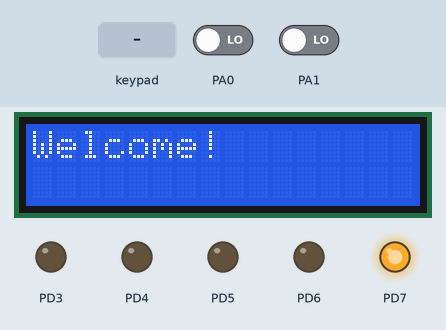
This program was run on a simulated ATmega32, built with avr-gcc and emulated at 16 MHz. Shown: 16×2 character LCD, output pins drawn as LEDs (lit = HIGH). Wiring (inferred from the names in the program): character LCD (HD44780): RS PA5; R/W PA6; E PA7; data PB0, PB1, PB2, PB3, PB4, PB5, PB6, PB7. Wiring (inferred from the signals the program sends): 4×4 keypad with keys 7 4 1 . 8 5 2 0 9 6 3 E P O D C: rows PC4, PC5, PC6, PC7; columns PC0, PC1, PC2, PC3. The test bench sets the inputs (shaded band); at power-on: PA0 LOW, PA1 LOW. Pins used as bus, display or sensor lines are not drawn.

Above: at 1.2 s.
1.3 s: key '7' pressed
At 1.7 s:
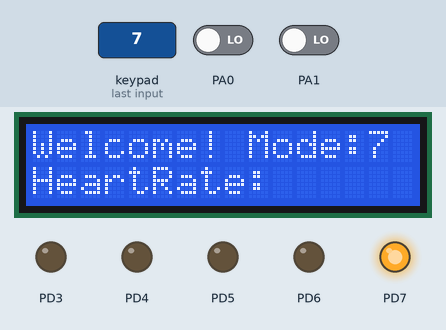
Timing chart, 0 to 4.3 s (numbered marks = the images above; inputs shaded):
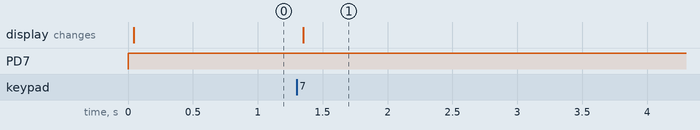

Measured:
- after the input at 1.3 s, the display: changes after 0.05 s (image 1)

The program:

main.c
```c
/*
 * PIR.c
 *
 * Created: 5/12/2022 11:27:44 PM
 * Author : DELL
 */

#define F_CPU 16000000UL
#include <avr/interrupt.h>
#include <avr/io.h>
#include <util/delay.h>


#define LED_OUTPUT		PORTB
#include <string.h>
#include <stdlib.h>
#include "LCD_16x2_H_file.h"	/* Include LCD header file */
#include "Keypad.h"
#include "bluetooth.h"
#include "Pir_DC.h"

int main(void)
{  /* char *string;*/

DDRA &= (0<<PA0);	/* Set the PIR port as input port */
DDRA &= (0<<PA1);
DDRD=0xF8;
TCCR2 = (1 << WGM00) | (1 << WGM01) | (1 << COM01) | (1 << CS00);
OCR2 = 255;

    USART_Init(9600);					/* initialize USART with 9600 baud rate */

	//DDRB = 0xff;	/* Set the LED port as output port */
		LCD_Init();
   LCD_String_xy(1, 0, "Welcome! ");
	char x='?';

	while(1){
	 x=keySearch();
	 if(x!='?'){
		break;
	 }

	 }

	//dtostrf(x, 1, 0, string);
	LCD_String_xy(1, 9, "Mode:");
	LCD_Char(x);
	/*LCD_String_xy(1, 14, string);*/

	while(1)
	{
		pir_DC();
		blueTooth();

	}

}
```

Pir_DC.c
```c
/*
 * Pir_DC.c
 *
 * Created: 5/21/2022 11:54:28 PM
 *  Author: Ekanayaka
 */
//import pir and dc motor header file
#include "Pir_DC.h"
void pir_DC(){
	/*DDRA &= (0<<PA0);	/ * Set the PIR port as input port * /
	DDRA &= (0<<PA1);
	DDRD=0xF8;
	TCCR2 = (1 << WGM00) | (1 << WGM01) | (1 << COM01) | (1 << CS00);
	OCR2 = 200;*/

	if (PIR1_Input &(1<<PA0))
	{
		PORTD = 0x28;
		while(PIR1_Input &(1<<PA0));
		PORTD = 0x00;


	}else if(PIR2_Input &(1<<PA1))
	{
		PORTD = 0x50;
		while(PIR2_Input &(1<<PA1));
		PORTD = 0x00;
	}

}
```

Pir_DC.h
```c
/*
 * Pir_DC.h
 *
 * Created: 5/21/2022 11:55:57 PM
 *  Author: Ekanayaka
 */


#ifndef PIR_DC_H_
#define PIR_DC_H_
#define F_CPU 16000000UL
#include <avr/interrupt.h>
#include <avr/io.h>
#define PIR1_Input		PINA
#define PIR2_Input		PINA


void pir_DC();


#endif /* PIR_DC_H_ */
```

USART_RS232_H_file.c
```c
/*
 * USART_RS232_H_file.c
 *
 * Created: 5/22/2022 12:57:02 AM
 *  Author: Ekanayaka
 */
#include "USART_RS232_H_file.h"						/* Include USART header file */

void USART_Init(unsigned long BAUDRATE)				/* USART initialize function */
{
	UCSRB |= (1 << RXEN) | (1 << TXEN);				/* Enable USART transmitter and receiver */
	UCSRC |= (1 << URSEL)| (1 << UCSZ0) | (1 << UCSZ1);	/* Write USCRC for 8 bit data and 1 stop bit */
	UBRRL = BAUD_PRESCALE;							/* Load UBRRL with lower 8 bit of prescale value */
	UBRRH = (BAUD_PRESCALE >> 8);					/* Load UBRRH with upper 8 bit of prescale value */
}

char USART_RxFloat()									/* Data receiving function */
{
	while( (UCSRA & (1 << RXC)) == 0 );
	return(UDR);									/* Get and return received data */
}
char* USART_RecieveFloat()					/* Send string of USART data function */
{
	static char str[10];
	char num;
	while (USART_RxFloat() != 255);
	for (char i = 0; i < 10; i++)
	{
		if(num = USART_RxFloat())
		str[i] = num;
		if(num == '\0')
		break;
	}
	return str;
}
/*
char* receiveStringFromNode(){
	static char str[STRING_SIZE];
	char num;
	while (UART_RxChar() != 255);
	for (char i = 0; i < STRING_SIZE; i++)
	{
		if(num = UART_RxChar())
		str[i] = num;
		if(num == '\0')
		break;
	}
	return str;
}*/

unsigned char readCharFromNode()	{
	return USART_RxFloat();
}
void waitTillChar(char ch){
	while(readCharFromNode() != ch);
}


void USART_TxFloat(char data)						/* Data transmitting function */
{
	while( !(UCSRA & (1 << UDRE)) );  /* Wait for empty transmit buffer*/
	UDR = data ;				/* Wait until data transmit and buffer get empty */
}


void USART_SendFloat(char *str)					/* Send string of USART data function */
{
	int i=0;
	while (str[i]!=0)
	{
		USART_TxFloat(str[i]);						/* Send each char of string till the NULL */
		i++;
	}
}
```

USART_RS232_H_file.h
```c
/*
 * USART_RS232_H_file.h
 *
 * Created: 5/22/2022 12:59:28 AM
 *  Author: Ekanayaka
 */


#ifndef USART_RS232_H_FILE_H_
#define USART_RS232_H_FILE_H_

#define F_CPU 16000000UL
#include <avr/interrupt.h>
#include <avr/io.h>							/* Include AVR std. library file */
#include <stdlib.h>

#define BAUD_PRESCALE (((F_CPU / (BAUDRATE * 16UL))) - 1)	/* Define prescale value */

void USART_Init(unsigned long);				/* USART initialize function */
char USART_RxFloat();						/* Data receiving function */
void USART_TxFloat(char);					/* Data transmitting function */
void USART_SendFloat(char*);				/* Send string of USART data function */
char* USART_RecieveFloat();
unsigned char readCharFromNode();
void waitTillChar(char ch);


#endif /* USART_RS232_H_FILE_H_ */
```

bluetooth.c
```c
/*
 * bluetooth.c
 *
 * Created: 5/22/2022 12:52:32 AM
 *  Author: Ekanayaka
 */

#include "USART_RS232_H_file.h"		/* include USART library */
//import bluetooth header file
#include "bluetooth.h"

void blueTooth()
{   char Data_in[7];
	USART_Init(9600);
	//int val;
	/*dtostrf(Data_in, 3, 2, string);*/
	LCD_String_xy(2, 0, "HeartRate:");
	char x;int i=0;
		//Data_in =USART_RecieveFloat();	/* receive data from Bluetooth device*/
		do{
			x=USART_RxFloat();
			//LCD_Char(x);
			Data_in[i]=x;
			//waitTillChar(x);
			//LCD_String_xy(2, 10+i, Data_in);
			i++;
		}while(x!=NULL);


	LCD_String_xy(2, 10, Data_in);
/*
	itoa(val,Data_in,10);
*/

	_delay_ms(1000);


	/*if(val >150)
	{
		LED |= (1<<PA2);	/ * Turn ON LED * /

	}*/


}
```

bluetooth.h
```c
/*
 * bluetooth.h
 *
 * Created: 5/22/2022 12:54:05 AM
 *  Author: Ekanayaka
 */


#ifndef BLUETOOTH_H_
#define BLUETOOTH_H_

#include "USART_RS232_H_file.h"		/* include USART library */

#define F_CPU 16000000UL
#include <avr/interrupt.h>
#include <avr/io.h>
#include <stdio.h>
#include <util/delay.h>
#include <stdlib.h>

#define LED PORTA
#define BAUD_PRESCALLER (((F_CPU / (BAUDRATE * 16UL))) - 1)
char *string;
void blueTooth();


#endif /* BLUETOOTH_H_ */
```

Keypad.c
```c
/*
 * Keypad.c
 *
 * Created: 5/22/2022 12:09:27 AM
 *  Author: Ekanayaka
 */
/*
 *
 * Keypad.c
 *
 *
 */

//import keypad header file
#include "Keypad.h"


//This Function Returns the Character Entered through the KeyPad
unsigned char key_pad[4][4] = {	{'7','4','1','.'},
{'8','5','2','0'},
{'9','6','3','E'},
{'P','O','D','C'}};

unsigned char colloc, rowloc;
char keySearch()
{


	while(1)
	{
		KEY_DDR = 0xF0;           /* set port direction as input-output */
		KEY_PRT = 0xFF;

		do
		{
			KEY_PRT &= 0x0F;       //ground all rows of keyboard at once
			colloc = (KEY_PIN & 0x0F); /* read status of column */
		}while(colloc != 0x0F);			//keep checking until all keys released

		do
		{
			do
			{
				_delay_ms(20);					/* 20ms key debounce time */
				colloc = (KEY_PIN & 0x0F);		 // check if any key is pressed
			}while(colloc == 0x0F);			 //continuous checking for key press

			_delay_ms (20);				 /* 20 ms key debounce time */
			colloc = (KEY_PIN & 0x0F);		//read the columns
		}while(colloc == 0x0F);				// wait for the key press


		/* now check for rows */
		KEY_PRT = 0xEF;						//ground row 0 of keyboard
		colloc = (KEY_PIN & 0x0F);			//read  a columns
		if(colloc != 0x0F)					//column is detected
		{
			rowloc = 0;						 //save the row location
			break;							//exit while loop
		}

		KEY_PRT = 0xDF;				/* check for pressed key in 2nd row */
		colloc = (KEY_PIN & 0x0F);
		if(colloc != 0x0F)
		{
			rowloc = 1;
			break;
		}

		KEY_PRT = 0xBF;				/* check for pressed key in 3rd row */
		colloc = (KEY_PIN & 0x0F);
		if(colloc != 0x0F)
		{
			rowloc = 2;
			break;
		}

		KEY_PRT = 0x7F;				/* check for pressed key in 4th row */
		colloc = (KEY_PIN & 0x0F);
		if(colloc != 0x0F)
		{
			rowloc = 3;
			break;
		}
	}
	//check the column and send its result to Port A
	if(colloc == 0x0E)
	return(key_pad[rowloc][0]);
	else if(colloc == 0x0D)
	return(key_pad[rowloc][1]);
	else if(colloc == 0x0B)
	return(key_pad[rowloc][2]);
	else
	return(key_pad[rowloc][3]);
}
```

Keypad.h
```c
/*
 * Keypad.h
 *
 * Created: 5/22/2022 12:10:42 AM
 *  Author: Ekanayaka
 */


#ifndef KEYPAD_H_
#define KEYPAD_H_


#define F_CPU 16000000UL
#include <avr/interrupt.h>
#include <avr/io.h>
#include <util/delay.h>

#define KEY_PRT 	PORTC
#define KEY_DDR		DDRC
#define KEY_PIN		PINC

char keySearch();


#endif /* KEYPAD_H_ */
```

LCD_16x2_H_file.c
```c
/*
 * LCD_16x2_H_file.c
 *
 * Created: 5/22/2022 1:02:17 AM
 *  Author: Ekanayaka
 */
#include "LCD_16x2_H_file.h"						/* Include LCD header file */


void LCD_Command (char cmd)							/* LCD command write function */
{
	LCD_Data_Port = cmd;							/* Write command data to LCD data port */
	LCD_Command_Port &= ~((1<<RS)|(1<<RW));			/* Make RS LOW (command reg.), RW LOW (Write) */
	LCD_Command_Port |= (1<<EN);					/* High to Low transition on EN (Enable) */
	_delay_us(1);
	LCD_Command_Port &= ~(1<<EN);
	_delay_ms(3);									/* Wait little bit */
}

void LCD_Char (char char_data)						/* LCD data write function */
{
	LCD_Data_Port = char_data;						/* Write data to LCD data port */
	LCD_Command_Port &= ~(1<<RW);					/* Make RW LOW (Write) */
	LCD_Command_Port |= (1<<EN)|(1<<RS);			/* Make RS HIGH (data reg.) and High to Low transition on EN (Enable) */
	_delay_us(1);
	LCD_Command_Port &= ~(1<<EN);
	_delay_ms(1);									/* Wait little bit */
}

void LCD_Init (void)								/* LCD Initialize function */
{
	LCD_Command_Dir |= (1<<RS)|(1<<RW)|(1<<EN);		/* Make LCD command port direction as o/p */
	LCD_Data_Dir = 0xFF;							/* Make LCD data port direction as o/p */

	_delay_ms(20);									/* LCD power up time to get things ready, it should always >15ms */
	LCD_Command (0x38);								/* Initialize 16X2 LCD in 8bit mode */
	LCD_Command (0x0C);								/* Display ON, Cursor OFF command */
	LCD_Command (0x06);								/* Auto Increment cursor */
	LCD_Command (0x01);								/* Clear LCD command */
	LCD_Command (0x80);								/* 8 is for first line and 0 is for 0th position */
}

void LCD_String (char *str)							/* Send string to LCD function */
{
	int i;
	for(i=0;str[i]!=0;i++)							/* Send each char of string till the NULL */
	{
		LCD_Char (str[i]);							/* Call LCD data write */
	}
}

void LCD_String_xy (char row, char pos, char *str)	/* Send string to LCD function */
{
	if (row == 1)
	LCD_Command((pos & 0x0F)|0x80);				/* Command of first row and required position<16 */
	else if (row == 2)
	LCD_Command((pos & 0x0F)|0xC0);				/* Command of Second row and required position<16 */
	LCD_String(str);								/* Call LCD string function */
}

void LCD_Clear (void)								/* LCD clear function */
{
	LCD_Command (0x01);								/* Clear LCD command */
	LCD_Command (0x80);								/* 8 is for first line and 0 is for 0th position */
}
```

LCD_16x2_H_file.h
```c
/*
 * LCD_16x2_H_file.h
 *
 * Created: 5/22/2022 1:01:58 AM
 *  Author: Ekanayaka
 */


#ifndef LCD_16X2_H_FILE_H_
#define LCD_16X2_H_FILE_H_

#define F_CPU 16000000UL

#include <avr/io.h>						/* Include AVR std. library file */
#include <util/delay.h>					/* Include Delay header file */
#include <string.h>
#include <stdlib.h>


#define LCD_Data_Dir DDRB				/* Define LCD data port direction */
#define LCD_Command_Dir DDRA			/* Define LCD command port direction register */
#define LCD_Data_Port PORTB				/* Define LCD data port */
#define LCD_Command_Port PORTA			/* Define LCD data port */
#define RS PA5							/* Define Register Select (data reg./command reg.) signal pin */
#define RW PA6							/* Define Read/Write signal pin */
#define EN PA7							/* Define Enable signal pin */

void LCD_Command (char);				/* LCD command write function */
void LCD_Char (char);					/* LCD data write function */
void LCD_Init (void);					/* LCD Initialize function */
void LCD_String (char*);				/* Send string to LCD function */
void LCD_String_xy (char,char,char*);	/* Send row, position and string to LCD function */
void LCD_Clear (void);					/* LCD clear function */


#endif /* LCD_16X2_H_FILE_H_ */
```
